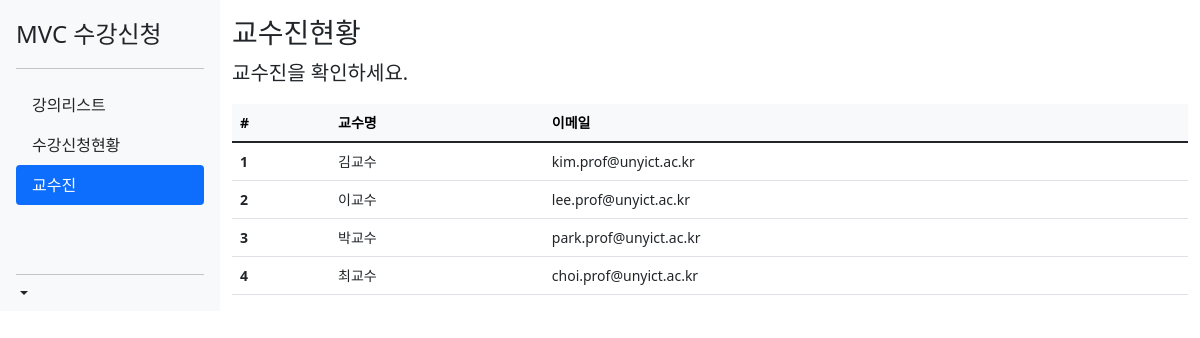
/index.php/instructor/list, run on the app's committed database.
### tables this page shows
CREATE TABLE `instructor` (
	`instructor_no` INT(11) NOT NULL AUTO_INCREMENT COMMENT '교수번호',
	`instructor_name` VARCHAR(100) NOT NULL COMMENT '교수명' COLLATE 'utf8mb4_general_ci',
	`instructor_email` VARCHAR(100) NOT NULL DEFAULT '0' COMMENT '이메일' COLLATE 'utf8mb4_general_ci',
	PRIMARY KEY (`instructor_no`) USING BTREE
)
COMMENT='교수';

### application/controllers/Instructor.php (called while the page is built, shortened)
<?php
class Instructor extends CI_Controller {
	public function list()
	{
		$this->load->library('session');
		$this->load->model('instructor_model');
		$view = array();
		$data['instructor'] = $this->instructor_model->get_all();
		$view['data'] = $data;
		$this->load->view('instructor_list',$view);
	}
}

### index.php (called while the page is built, shortened)
<?php
require_once BASEPATH.'core/CodeIgniter.php';

### application/models/Instructor_model.php (called while the page is built, shortened)
<?php
class Instructor_model extends CI_Model {
    public $_table = 'instructor';
	public function get_all()
	{
		$query = $this->db->get($this->_table);
        $result = $query->result();
		return $result;
	}
}

### application/views/instructor_list.php (the view, shortened to what this page needs)
<!doctype html>
<html>
<head>
  <link href="https://cdn.jsdelivr.net/npm/bootstrap@5.1.1/dist/css/bootstrap.min.css" rel="stylesheet">
  <link rel="stylesheet" type="text/css" href="/assets/css/sidebars.css">
</head>
<body>
  <main>
    <div class="d-flex flex-column flex-shrink-0 p-3 bg-light" style="width: 220px;">
      <a href="/" class="d-flex align-items-center mb-3 mb-md-0 me-md-auto link-dark text-decoration-none">
        <span class="fs-4">MVC 수강신청</span>
      </a>
      <hr>
      <ul class="nav nav-pills flex-column mb-auto">
        <li>
          <a href="/course/list" class="nav-link link-dark">강의리스트 </a>
        </li>
        <li>
          <a href="/course/enrollment" class="nav-link link-dark">수강신청현황</a>
        </li>
        <li>
          <a href="/instructor/list" class="nav-link active">교수진</a>
        </li>
      </ul>
      <hr>
      <div class="dropdown">
        <a href="#" class="d-flex align-items-center link-dark text-decoration-none dropdown-toggle" id="dropdownUser2" data-bs-toggle="dropdown" aria-expanded="false">
        </a>
      </div>
    </div>
    <div class="container mt-3">
      <h3>교수진현황</h3>
      <p class="lead">교수진을 확인하세요.</p>
      <table class="table  table-hover small">
        <thead class='table-light'>
          <tr>
            <th scope="col">#</th>
            <th scope="col">교수명</th>
            <th scope="col">이메일</th>
          </tr>
        </thead>
        <tbody>
          <?php foreach ($data['instructor'] as $key => $value) { ?>
            <tr>
              <th scope="row"><?php echo $key + 1 ?></th>
              <td><?php echo $value->instructor_name ?></td>
              <td> <?php echo $value->instructor_email; ?></td>
            </tr>
          <?php } ?>
        </tbody>
      </table>
    </div>
  </main>
</body>
</html>

### assets/css/sidebars.css (style rules this page uses)
body { min-height: 100vh; min-height: -webkit-fill-available; }
html { height: -webkit-fill-available; }
main { display: flex; flex-wrap: nowrap; height: 100vh; height: -webkit-fill-available; max-height: 100vh; overflow-x: auto; overflow-y: hidden; }
.dropdown-toggle { outline: 0; }

### data on the page
instructor: instructor_name "김교수", instructor_email "kim.prof@unyict.ac.kr"
instructor: instructor_name "이교수", instructor_email "lee.prof@unyict.ac.kr"
instructor: instructor_name "박교수", instructor_email "park.prof@unyict.ac.kr"
instructor: instructor_name "최교수", instructor_email "choi.prof@unyict.ac.kr"
